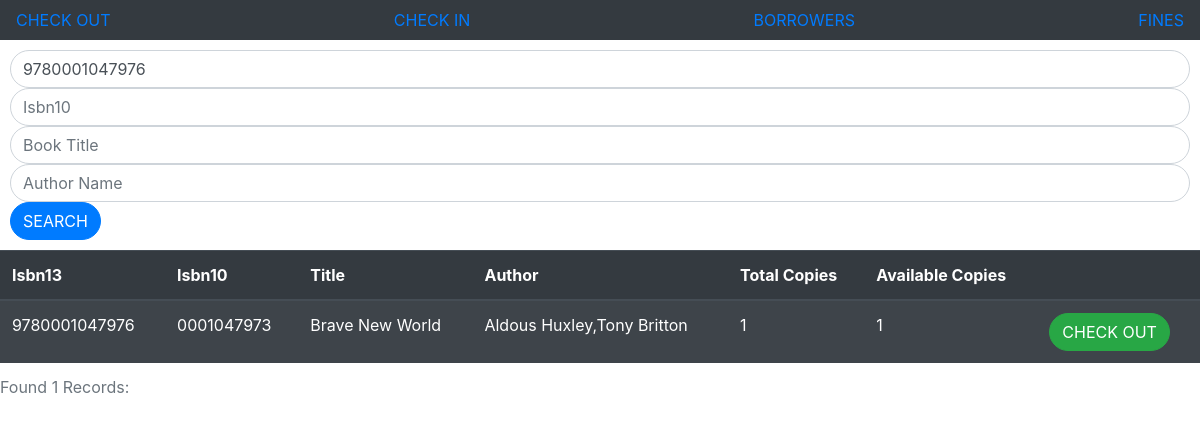
Screenshot of /davisdb/index.php?bookID=9780001047976 with the database file from the repository.
### tables this page shows
CREATE TABLE `book` (
  `Isbn13` varchar(13) NOT NULL,
  `Isbn10` varchar(10) DEFAULT NULL,
  `Title` varchar(255) DEFAULT NULL,
  `Copies` int(10) NOT NULL DEFAULT '1',
  PRIMARY KEY (`Isbn13`)
);

### davisdb/index.php (the view, shortened to what this page needs)
<!DOCTYPE html>
<html lang="en">
<head>
    <link rel="stylesheet" href="https://stackpath.bootstrapcdn.com/bootstrap/4.3.1/css/bootstrap.min.css">
</head>
<body>
<nav class="navbar navbar-dark bg-dark">
        <a href='index.php' target='body'>CHECK OUT</a>
        <a href='checkIn.php' target='body'>CHECK IN</a>
        <a href='borrowers.php' target='body'>BORROWERS</a>
        <a href='fines.php' target='body'>FINES</a>
</nav>
<?php
if (isset($_GET['bookID']) || isset($_GET['bookID10']) ||isset($_GET['bookTitle']) || isset($_GET['bookAuthor']))
{
	if (isset($_GET['bookID']))
		$bookID=$_GET['bookID'];
	else
		$bookID='';
	if (isset($_GET['bookID10']))
		$bookID10=$_GET['bookID10'];
	else
		$bookID10='';
	if (isset($_GET['bookTitle']))
		$bookTitle=$_GET['bookTitle'];
	else
		$bookTitle='';
	if (isset($_GET['bookAuthor']))
		$bookAuthor=$_GET['bookAuthor'];
	else
		$bookAuthor='';
?>
	<form style="margin: 10px" action="index.php" method="get">
            <div><div><input type="text" name="bookID" class="form-control rounded-pill" placeholder="Isbn13" value="<?php echo $bookID?>"></div></div>
            <div><div><input type="text" name="bookID10" class="form-control rounded-pill" placeholder="Isbn10" value="<?php echo $bookID10?>"></div></div>
            <div><div><input type="text" name="bookTitle" class="form-control rounded-pill" placeholder="Book Title" value="<?php echo $bookTitle?>"></div></div>
            <div><div><input type="text" name="bookAuthor" class="form-control rounded-pill" placeholder="Author Name" value="<?php echo $bookAuthor?>"></div></div>
            <button type="submit" class="btn btn-primary rounded-pill">SEARCH</button>
    </form>
<?php
	include('config.php');
	$query= "SELECT BOOK.Isbn13, Isbn10, Title, GROUP_CONCAT(Name) AS Name, Copies FROM BOOK, BOOK_AUTHOR, AUTHOR WHERE BOOK.Isbn13 = BOOK_AUTHOR.Isbn13 AND BOOK_AUTHOR.Author_id = AUTHOR.Author_id AND BOOK.Isbn13 LIKE '%" . $bookID . "%' AND  BOOK.Isbn10 LIKE '%" . $bookID10 . "%'AND BOOK.Title LIKE '%" . $bookTitle . "%' AND AUTHOR.Name LIKE '%" . $bookAuthor . "%' GROUP BY BOOK.Isbn13, Isbn10, Title, Copies";
	$res= mysqli_query($conn,$query);
	$row = mysqli_num_rows($res);
	if($row>0){
?>
  	<table class="table table-striped table-dark">
        <caption>Found <?php echo $row;?> Records:</caption>
    <thead>
            <tr>
                <th>Isbn13</th>
                <th>Isbn10</th>
                <th>Title</th>
                <th>Author</th>
                <th>Total Copies</th>
                <th>Available Copies</th>
                <th></th>
            </tr>
        </thead>
        <tbody>
<?php
	while($resArray=mysqli_fetch_array($res))
	{
		$query1 = "SELECT * FROM BOOK_LOANS WHERE Isbn13 LIKE '" . $resArray['Isbn13'] . "' AND Date_in='0000-00-00'";
		$res1= mysqli_query($conn,$query1);
		$checkedOut = mysqli_num_rows($res1);
?>
     	<tr>
            <td><?php echo $resArray['Isbn13']; ?></td>
            <td><?php echo $resArray['Isbn10']; ?></td>
            <td><?php echo $resArray['Title']; ?></td>
            <td><?php echo $resArray['Name']; ?></td>
            <td><?php echo $resArray['Copies']; ?></td>
            <td><?php echo $resArray['Copies'] - $checkedOut; ?></td>
            <td>
            	<?php if(($resArray['Copies'] - $checkedOut) >0){
					?>
            		<button class="btn btn-success rounded-pill" type="button" id="<?php echo $resArray['Isbn13'];?>" findbookID="<?php echo $resArray['Isbn13']; ?>" onClick="checkout(this.id)">CHECK OUT</button>
            <?php
					        }
					  else{
		       ?>
					  <button class="disable btn btn-danger rounded-pill" type="button" disabled id="<?php echo $resArray['Isbn13'];?>"  findbookID="<?php echo $resArray['Isbn13']; ?>"  onClick="checkout(this.id)">CHECK OUT</button>
			<?php
                      }
			?>
            </td>
		</tr>
<?php
    }
?>
		</tbody>
	</table>
<?php
 }
	else{
?>
        <p class="g4 alert alert-danger" role="alert">No records found.</p>
<?php
	  }
}
?>
</body>
</html>

### rows the page displays
book: Isbn13 "9780001047976", Isbn10 "0001047973", Title "Brave New World", Name "Aldous Huxley,Tony Britton", Copies "1", $resArray['Copies']-$checkedOut "1"

### other values shown
$row "1"
